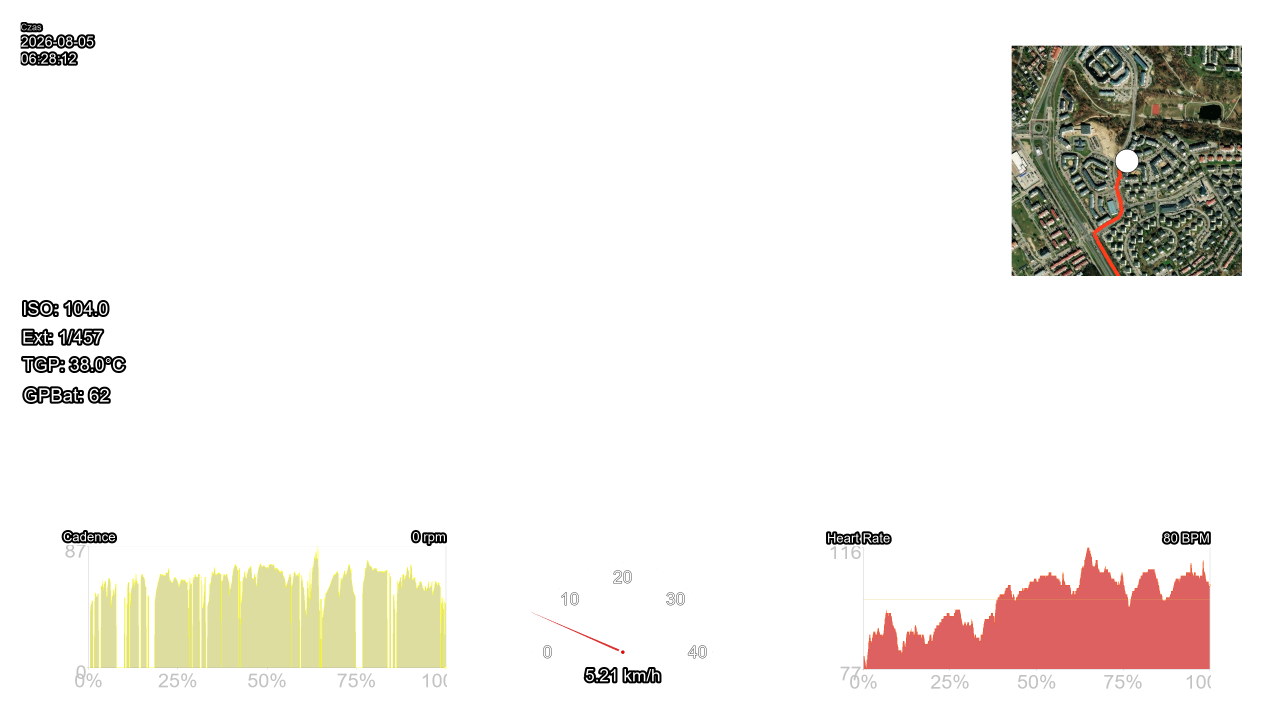
#> input picture H_hud_canvas_30.png, 3840 x 2160 px, found by its file name (shown at 1/3 size)
$ python l5_gauge_diag.py
#> lines starting #> are read from the running program, lines starting #| are printed output that depends on the picture
"""ETAP 5L — diagnose the in-gauge diff (CPU_REFERENCE vs GPU gauge)."""
from __future__ import annotations

import os
import subprocess
import sys
from pathlib import Path

ROOT = Path(__file__).resolve().parent.parent
PY = r"c:\_DEV\TeleM\.venv-1\Scripts\python.exe"
RUNNER = ROOT / "scratch" / "run_etap5g_export.py"
BASE = ROOT / "Raporty" / "AMD_ETAP5G"
BASE.mkdir(parents=True, exist_ok=True)
GAUGE_BBOX = (1544, 1632, 648, 648)


def run(gauge_path, tag):
#> called with gauge_path = 'CPU_REFERENCE', tag = 'cpu'
    work = BASE / f"l5_diag_{tag}"
    work.mkdir(parents=True, exist_ok=True)
    env = {"AMD_NATIVE_DIAGNOSTICS": "1", "AMD_CHART_PATH": "GPU_SPLIT",
           "AMD_GAUGE_PATH": gauge_path}
    subprocess.run([PY, str(RUNNER), "--frames", "31", "--chart-path", "GPU_SPLIT",
                    "--output", str(work / f"x.mp4")],
                   cwd=str(work), env={**os.environ, **env}, capture_output=True, text=True)
#> (this line was passed over: subprocess is not available in this run)
    return work


def main() -> int:
    import numpy as np
    from PIL import Image
    a = run("CPU_REFERENCE", "cpu")
    b = run("GPU", "gpu")
    ca = np.asarray(Image.open(a / "H_hud_canvas_30.png").convert("RGBA"), dtype=np.int16)
    cb = np.asarray(Image.open(b / "H_hud_canvas_30.png").convert("RGBA"), dtype=np.int16)
    bx, by, bw, bh = GAUGE_BBOX
    ga = ca[by:by+bh, bx:bx+bw]
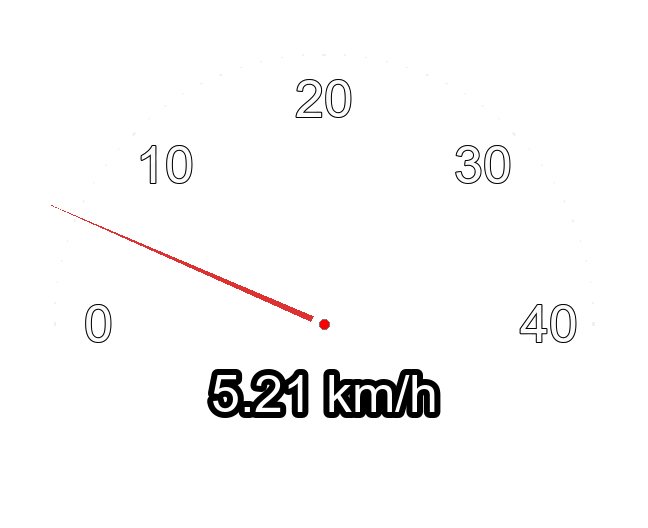
#> ga: shape (528, 648, 4) int16; mean R, G, B, A 4.8, 4.2, 4.2, 10.8; transparent parts drawn white
    gb = cb[by:by+bh, bx:bx+bw]
    d = np.abs(ga - gb)
#> d: shape (528, 648, 4) int16; every value is 0
    diffs = d.max(axis=2)
#> diffs: shape (528, 648) int16; every value is 0
    ys, xs = np.where(diffs > 0)
#> ys = empty array; xs = empty array
    print(f"diff px: {len(ys)}")
#| diff px: 0
    # classify: what are the alpha values of the CPU gauge at diff pixels?
    a_alpha = ga[ys, xs, 3]
#> a_alpha = empty array
    b_alpha = gb[ys, xs, 3]
#> b_alpha = empty array
#> (the run stopped early here; a loop or call above may not have finished)
